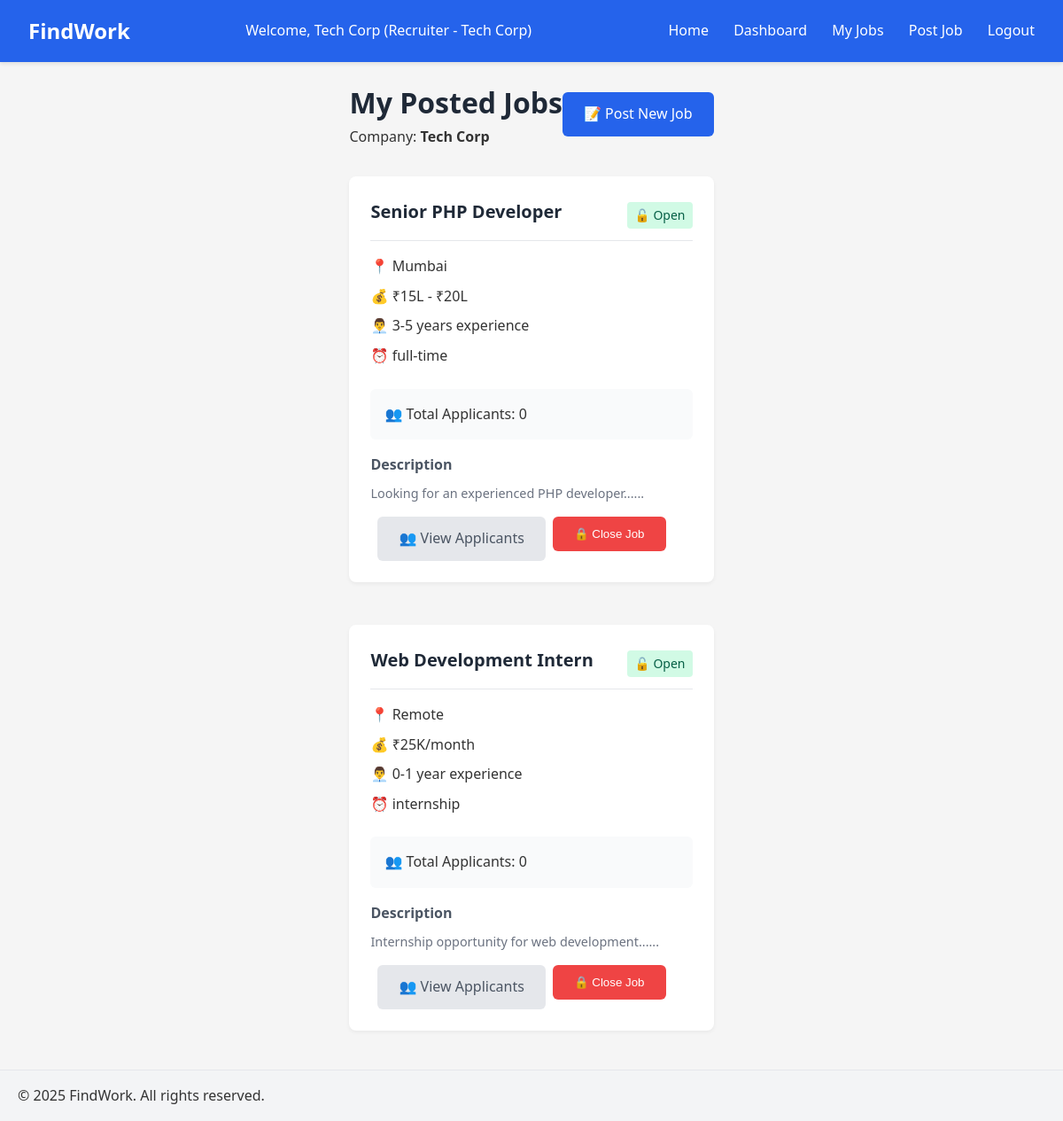
Page /recruiter/my-jobs.php (signed in) on the committed database.
### tables this page shows
CREATE TABLE IF NOT EXISTS jobs (
    id INT PRIMARY KEY AUTO_INCREMENT,
    title VARCHAR(200) NOT NULL,
    description TEXT NOT NULL,
    type ENUM('full-time', 'internship', 'part-time') NOT NULL,
    location VARCHAR(100) NOT NULL,
    salary VARCHAR(50) NOT NULL,
    experience_required VARCHAR(50) NOT NULL,
    company_id INT NOT NULL,
    is_closed BOOLEAN DEFAULT FALSE,
    created_at TIMESTAMP DEFAULT CURRENT_TIMESTAMP,
    FOREIGN KEY (company_id) REFERENCES users(id)
);

### includes/functions.php (called while the page is built, shortened)
<?php
function sanitize($input) {
    return htmlspecialchars($input, ENT_QUOTES, 'UTF-8');
}
?>

### recruiter/my-jobs.php (the view, shortened to what this page needs)
<?php
require_once '../includes/header.php';
$stmt = $conn->prepare("
    SELECT j.*,
           COUNT(DISTINCT a.id) as applicant_count
    FROM jobs j
    LEFT JOIN applications a ON j.id = a.job_id
    WHERE j.company_id = ?
    GROUP BY j.id
    ORDER BY j.created_at DESC
");
$stmt->bind_param("i", $_SESSION['user_id']);
$stmt->execute();
$jobs = $stmt->get_result();
$hasJobs = ($jobs->num_rows > 0);
?>
<div class="container">
    <div class="page-header">
        <div class="page-header-content">
            <h1>My Posted Jobs</h1>
            <p class="company-info">Company: <strong><?php echo sanitize($_SESSION['company_name']); ?></strong></p>
        </div>
        <a href="/job-portal/post-job.php" class="btn btn-primary">📝 Post New Job</a>
    </div>
    <?php if (!$hasJobs): ?>
        <div class="alert alert-info">
            <p>You haven't posted any jobs yet.</p>
            <a href="/job-portal/post-job.php" class="btn btn-primary mt-3">Post Your First Job</a>
        </div>
    <?php else: ?>
        <div class="jobs-grid">
            <?php while ($job = $jobs->fetch_assoc()): ?>
                <div class="job-card">
                    <div class="job-header">
                        <h2 class="job-title"><?php echo sanitize($job['title']); ?></h2>
                        <div class="job-status <?php echo $job['is_closed'] ? 'closed' : 'open'; ?>">
                            <?php echo $job['is_closed'] ? '🔒 Closed' : '🔓 Open'; ?>
                        </div>
                    </div>
                    <div class="job-details">
                        <p>📍 <?php echo sanitize($job['location']); ?></p>
                        <p>💰 <?php echo sanitize($job['salary']); ?></p>
                        <p>👨‍💼 <?php echo sanitize($job['experience_required']); ?> experience</p>
                        <p>⏰ <?php echo sanitize($job['type']); ?></p>
                    </div>
                    <div class="applicant-stats">
                        <div class="stat">
                            <span class="stat-label">👥 Total Applicants:</span>
                            <span class="stat-value"><?php echo $job['applicant_count']; ?></span>
                        </div>
                    </div>
                    <div class="job-description">
                        <h3>Description</h3>
                        <p><?php echo nl2br(sanitize(substr($job['description'], 0, 150))); ?>...</p>
                    </div>
                    <div class="job-actions">
                        <a href="/job-portal/recruiter/view-applicants.php?job_id=<?php echo $job['id']; ?>"
                           class="btn btn-secondary">👥 View Applicants</a>
                        <?php if (!$job['is_closed']): ?>
                            <form method="POST" action="/job-portal/recruiter/close-job.php" class="d-inline">
                                <button type="submit" class="btn btn-secondary btn-danger"
                                        onclick="return confirm('Are you sure you want to close this job posting?')">
                                    🔒 Close Job
                                </button>
                            </form>
                        <?php endif; ?>
                    </div>
                </div>
            <?php endwhile; ?>
        </div>
    <?php endif; ?>
</div>
<?php require_once '../includes/footer.php'; ?>

### css/main.css (style rules this page uses)
* { margin: 0; padding: 0; box-sizing: border-box; }
body { font-family: 'Segoe UI', Tahoma, Geneva, Verdana, sans-serif; line-height: 1.6; color: #333; background-color: #f5f5f5; display: flex; flex-direction: column; min-height: 100vh; }
.container { max-width: 1200px; margin: 0 auto; padding: 0 20px; }
.btn { display: inline-block; padding: 0.75rem 1.5rem; border-radius: 6px; font-weight: 500; text-decoration: none; cursor: pointer; transition: background-color 0.3s ease; border: none; text-align: center; }
.btn-primary { background-color: #2563eb; color: #fff; }
.btn-secondary { background-color: #e5e7eb; color: #4b5563; margin-left: 0.5rem; }
.btn-danger { background-color: #ef4444; color: #fff; }
.job-card { background: #fff; border-radius: 8px; padding: 1.5rem; box-shadow: 0 2px 4px rgba(0,0,0,0.05); margin-bottom: 1.5rem; transition: transform 0.2s, box-shadow 0.2s; }
.job-title { font-size: 1.25rem; font-weight: 600; color: #1f2937; margin-bottom: 0.5rem; }
.job-details { display: flex; flex-direction: column; gap: 0.5rem; margin-bottom: 1.5rem; }
.job-actions { display: flex; justify-content: flex-start; margin-top: 1rem; }
.jobs-grid { display: grid; grid-template-columns: repeat(auto-fill, minmax(300px, 1fr)); gap: 1.5rem; }
.job-status { font-size: 0.875rem; padding: 0.25rem 0.5rem; border-radius: 4px; font-weight: 500; }
.job-status.open { background-color: #d1fae5; color: #065f46; }
.applicant-stats { background-color: #f9fafb; padding: 1rem; border-radius: 6px; margin-bottom: 1rem; }
.d-inline { display: inline-block; }
.job-header { display: flex; justify-content: space-between; align-items: center; margin-bottom: 1rem; padding-bottom: 0.5rem; border-bottom: 1px solid #e5e7eb; }
.job-description { margin: 1rem 0; }
.job-description h3 { font-size: 1rem; margin-bottom: 0.5rem; color: #4b5563; }
.job-description p { color: #6b7280; font-size: 0.9rem; line-height: 1.5; }
.page-header { display: flex; justify-content: space-between; align-items: center; margin-bottom: 2rem; }
.page-header h1 { margin: 0; color: #1f2937; }

### rows in the picture
jobs: title "Senior PHP Developer", is_closed "🔓 Open", location "Mumbai", salary "₹15L - ₹20L", experience_required "3-5 years", type "full-time", applicant_count "0", description "Looking for an experienced PHP developer..."
jobs: title "Web Development Intern", is_closed "🔓 Open", location "Remote", salary "₹25K/month", experience_required "0-1 year", type "internship", applicant_count "0", description "Internship opportunity for web development..."

### other values in the picture
$_SESSION['user_name'] "Tech Corp"
$_SESSION['company_name'] "Tech Corp"
